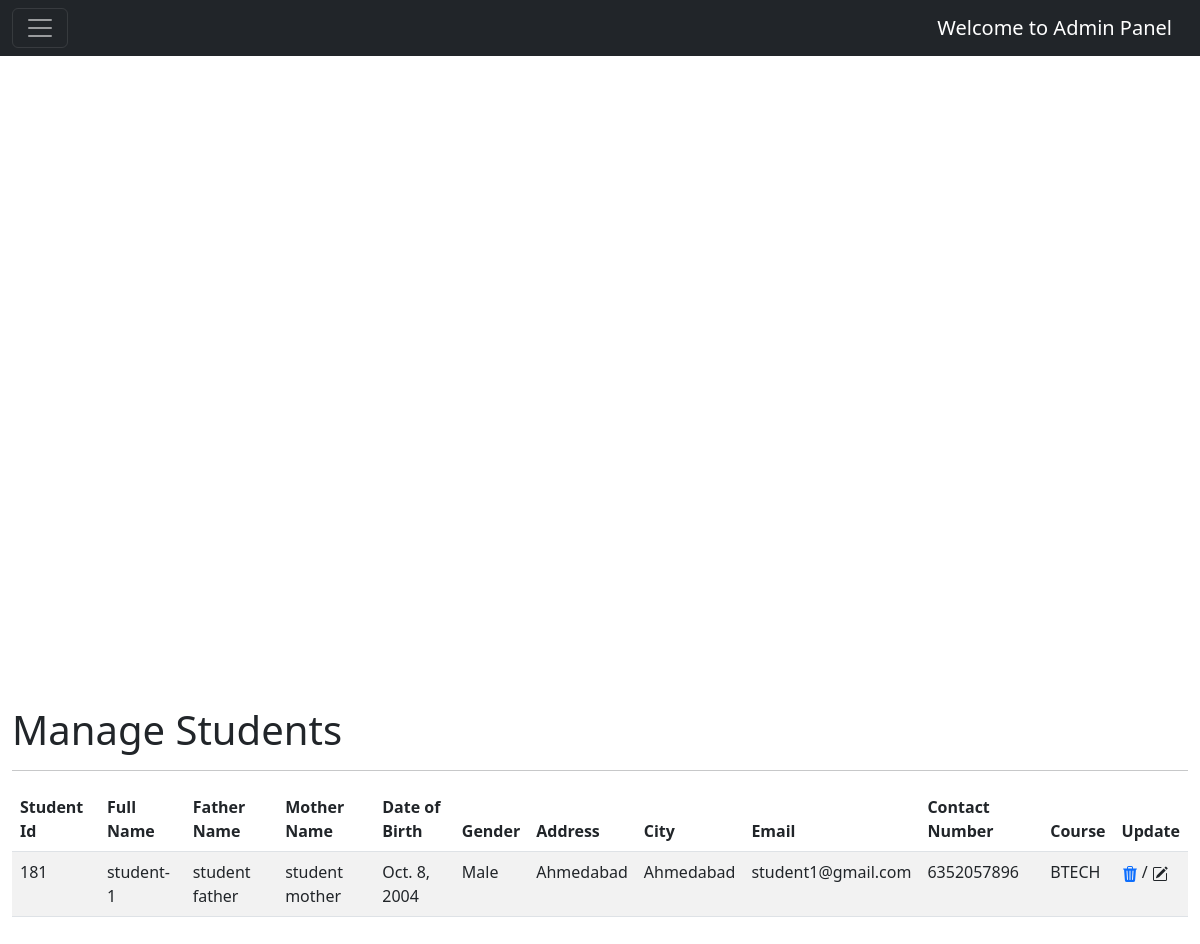
The app's page /admin_panel/manage_students/ with its own data.
### main/models.py (models this page shows, shortened)
class Student(models.Model):
    full_name = models.CharField(max_length=100)
    father_name = models.CharField(max_length=100)
    mother_name = models.CharField(max_length=100)
    gender = models.CharField(max_length=50, default="Male")
    address = models.CharField(max_length=100)
    city = models.CharField(max_length=50)
    email = models.EmailField()
    contact_num = models.IntegerField(default=1234567)
    date_of_birth = models.DateField()
    course = models.CharField(max_length=50)
    stu_id = models.CharField(max_length=50)
    user_name = models.CharField(max_length=50)
    password = models.CharField(max_length=100)

### main/views.py (the view)
# urls.py: path('admin_panel/manage_students/', views.manageStudent, name="manage_students"),
def manageStudent(request):
    all_students = Student.objects.all()
    data = {"students": all_students}
    return render(request, 'admin/manage_students.html', data)

### main/templates/admin/manage_students.html (shortened to what this page needs)
{% extends 'admin/admin_base.html' %}
{% block body %}
<div class="container-fluid w-100" style="margin: 100px 0px;">
    <h1>Manage Students</h1>
    <hr>
    <table class="table table-striped">
        <thead>
            <tr>
                <th>Student Id</th>
                <th>Full Name</th>
                <th>Father Name</th>
                <th>Mother Name</th>
                <th>Date of Birth</th>
                <th>Gender</th>
                <th>Address</th>
                <th>City</th>
                <th>Email</th>
                <th>Contact Number</th>
                <th>Course</th>
                <th>Update</th>
            </tr>
        </thead>
        <tbody>
            {% for student in students %}
            <tr>
                <td>{{student.stu_id}}</td>
                <td>{{student.full_name}}</td>
                <td>{{student.father_name}}</td>
                <td>{{student.mother_name}}</td>
                <td>{{student.date_of_birth}}</td>
                <td>{{student.gender}}</td>
                <td>{{student.address}}</td>
                <td>{{student.city}}</td>
                <td>{{student.email}}</td>
                <td>{{student.contact_num}}</td>
                <td>{{student.course}}</td>
                <td>
                    <a href="{% url 'delete_student' student.id %}" style="text-decoration: none;">
                    </a>
                    /
                    <svg xmlns="http://www.w3.org/2000/svg" width="16" height="16" fill="currentColor"
                        class="bi bi-pencil-square" data-bs-toggle="modal" data-bs-target="#exampleModal{{student.id}}" viewBox="0 0 16 16">
                        <path
                            d="M15.502 1.94a.5.5 0 0 1 0 .706L14.459 3.69l-2-2L13.502.646a.5.5 0 0 1 .707 0l1.293 1.293zm-1.75 2.456-2-2L4.939 9.21a.5.5 0 0 0-.121.196l-.805 2.414a.25.25 0 0 0 .316.316l2.414-.805a.5.5 0 0 0 .196-.12l6.813-6.814z" />
                        <path fill-rule="evenodd"
                            d="M1 13.5A1.5 1.5 0 0 0 2.5 15h11a1.5 1.5 0 0 0 1.5-1.5v-6a.5.5 0 0 0-1 0v6a.5.5 0 0 1-.5.5h-11a.5.5 0 0 1-.5-.5v-11a.5.5 0 0 1 .5-.5H9a.5.5 0 0 0 0-1H2.5A1.5 1.5 0 0 0 1 2.5v11z" />
                    </svg>
                </td>
            </tr>
            {% endfor %}
        </tbody>
    </table>
</div>
{% endblock %}

### main/templates/admin/admin_base.html (shortened to what this page needs)
{% load static %}
<!doctype html>
<html lang="en">
<head>
    <link href="https://cdn.jsdelivr.net/npm/bootstrap@5.2.3/dist/css/bootstrap.min.css" rel="stylesheet"
>
</head>
<body>
    <nav class="navbar navbar-dark bg-dark fixed-top">
        <div class="container-fluid">
            <button class="navbar-toggler" type="button" data-bs-toggle="offcanvas"
                data-bs-target="#offcanvasDarkNavbar" aria-controls="offcanvasDarkNavbar">
                <span class="navbar-toggler-icon"></span>
            </button>
            <a class="navbar-brand" href="#">Welcome to Admin Panel</a>
        </div>
    </nav>
    <video autoplay muted loop id="myVideo" style="width: 100%">
        <source src="{% static 'bg_vdo/video.mp4' %}" type="video/mp4">
      </video>
    {% block body %}
    {% endblock %}
</body>
</html>

### records on screen
Student: stu_id "181", full_name "student-1", father_name "student father", mother_name "student mother", date_of_birth "Oct. 8, 2004", gender "Male", address "Ahmedabad", city "Ahmedabad", email "student1@gmail.com", contact_num "6352057896", course "BTECH", {{ student.id }} 1 (drawn)
